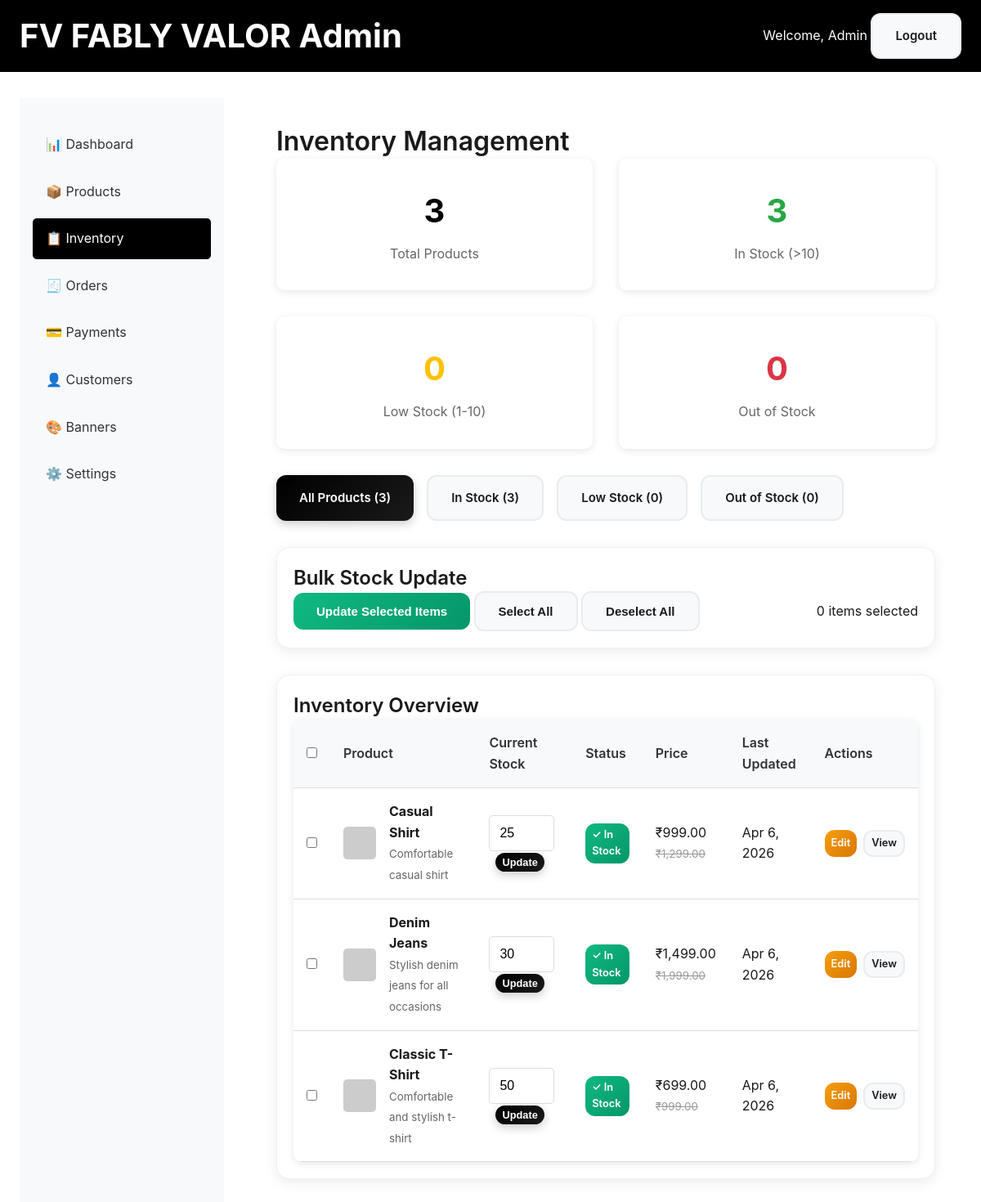
The page /admin_inventory.php (signed in) on the database its author committed.
### tables this page shows
CREATE TABLE products (
    id INT AUTO_INCREMENT PRIMARY KEY,
    title VARCHAR(255) NOT NULL,
    description TEXT,
    short_description VARCHAR(500),
    sizes JSON,
    images JSON,
    video VARCHAR(255),
    mrp_price DECIMAL(10,2) NOT NULL,
    selling_price DECIMAL(10,2) NOT NULL,
    stock_quantity INT NOT NULL DEFAULT 0,
    status ENUM('active', 'inactive') DEFAULT 'active',
    created_at TIMESTAMP DEFAULT CURRENT_TIMESTAMP,
    updated_at TIMESTAMP DEFAULT CURRENT_TIMESTAMP ON UPDATE CURRENT_TIMESTAMP
);

### config.php (called while the page is built, shortened)
<?php
class Database {
    private $host = "localhost";
    private $username = "root";
    private $password = "";
    private $database = 'dada';
    public $conn;
    public function __construct() {
        $this->conn = new mysqli($this->host, $this->username, $this->password, $this->database);
    }
    public function query($sql) {
        return $this->conn->query($sql);
    }
}
function formatPrice($price) {
    return '₹' . number_format($price, 2);
}
?>

### admin_inventory.php (the view, shortened to what this page needs)
<?php
require_once 'config.php';
$db = new Database();
$result = $db->query("SELECT * FROM products ORDER BY stock_quantity ASC, title ASC");
$products = $result->fetch_all(MYSQLI_ASSOC);
$total_products = count($products);
$in_stock = 0;
$low_stock = 0;
$out_of_stock = 0;
foreach ($products as $product) {
    if ($product['stock_quantity'] > 10) {
        $in_stock++;
    } elseif ($product['stock_quantity'] > 0) {
        $low_stock++;
    } else {
        $out_of_stock++;
    }
}
$filter = $_GET['filter'] ?? 'all';
$filtered_products = $products;
?>
<!DOCTYPE html>
<html lang="en">
<head>
    <link rel="stylesheet" href="style.css">
</head>
<body>
    <div class="admin-header">
        <div class="container">
            <div class="d-flex justify-content-between align-items-center">
                <h1>FV FABLY VALOR Admin</h1>
                <div>
                    <span>Welcome, Admin</span>
                    <a href="admin_logout.php" class="btn btn-secondary">Logout</a>
                </div>
            </div>
        </div>
    </div>
    <div class="container">
        <div class="d-flex" style="gap: 2rem;">
            <div class="admin-sidebar" style="width: 250px;">
                <ul class="admin-menu">
                    <li><a href="admin_dashboard.php">📊 Dashboard</a></li>
                    <li><a href="admin_products.php">📦 Products</a></li>
                    <li><a href="admin_inventory.php" class="active">📋 Inventory</a></li>
                    <li><a href="admin_orders.php">🧾 Orders</a></li>
                    <li><a href="admin_payments.php">💳 Payments</a></li>
                    <li><a href="admin_customers.php">👤 Customers</a></li>
                    <li><a href="admin_banners.php">🎨 Banners</a></li>
                    <li><a href="admin_settings.php">⚙️ Settings</a></li>
                </ul>
            </div>
            <div class="admin-content" style="flex: 1;">
                <h2>Inventory Management</h2>
                <div class="stats-grid mb-4">
                    <div class="stat-card">
                        <div class="stat-number"><?php echo $total_products; ?></div>
                        <div class="stat-label">Total Products</div>
                    </div>
                    <div class="stat-card">
                        <div class="stat-number" style="color: #28a745;"><?php echo $in_stock; ?></div>
                        <div class="stat-label">In Stock (>10)</div>
                    </div>
                    <div class="stat-card">
                        <div class="stat-number" style="color: #ffc107;"><?php echo $low_stock; ?></div>
                        <div class="stat-label">Low Stock (1-10)</div>
                    </div>
                    <div class="stat-card">
                        <div class="stat-number" style="color: #dc3545;"><?php echo $out_of_stock; ?></div>
                        <div class="stat-label">Out of Stock</div>
                    </div>
                </div>
                <div class="mb-4">
                    <div class="d-flex" style="gap: 1rem; flex-wrap: wrap;">
                        <a href="admin_inventory.php?filter=all" class="btn <?php echo $filter == 'all' ? 'btn-primary' : 'btn-secondary'; ?>">
                            All Products (<?php echo $total_products; ?>)
                        </a>
                        <a href="admin_inventory.php?filter=in_stock" class="btn <?php echo $filter == 'in_stock' ? 'btn-primary' : 'btn-secondary'; ?>">
                            In Stock (<?php echo $in_stock; ?>)
                        </a>
                        <a href="admin_inventory.php?filter=low_stock" class="btn <?php echo $filter == 'low_stock' ? 'btn-primary' : 'btn-secondary'; ?>">
                            Low Stock (<?php echo $low_stock; ?>)
                        </a>
                        <a href="admin_inventory.php?filter=out_of_stock" class="btn <?php echo $filter == 'out_of_stock' ? 'btn-primary' : 'btn-secondary'; ?>">
                            Out of Stock (<?php echo $out_of_stock; ?>)
                        </a>
                    </div>
                </div>
                <div class="card mb-4">
                    <div class="card-content">
                        <h3>Bulk Stock Update</h3>
                        <form method="POST" id="bulkUpdateForm">
                            <div class="d-flex justify-content-between align-items-center">
                                <div>
                                    <button type="submit" class="btn btn-success">Update Selected Items</button>
                                    <button type="button" class="btn btn-secondary" onclick="selectAll()">Select All</button>
                                    <button type="button" class="btn btn-secondary" onclick="deselectAll()">Deselect All</button>
                                </div>
                                <span id="selectedCount">0 items selected</span>
                            </div>
                        </form>
                    </div>
                </div>
                <div class="card">
                    <div class="card-content">
                        <h3>Inventory Overview</h3>
                        <table class="table">
                            <thead>
                                <tr>
                                    <th>
                                        <input type="checkbox" id="selectAllCheckbox" onchange="toggleSelectAll()">
                                    </th>
                                    <th>Product</th>
                                    <th>Current Stock</th>
                                    <th>Status</th>
                                    <th>Price</th>
                                    <th>Last Updated</th>
                                    <th>Actions</th>
                                </tr>
                            </thead>
                            <tbody>
                                <?php foreach ($filtered_products as $product): ?>
                                <tr>
                                    <td>
                                        <input type="checkbox" name="selected_products[]" value="<?php echo $product['id']; ?>" class="product-checkbox" onchange="updateSelectedCount()">
                                    </td>
                                    <td>
                                        <div class="d-flex align-items-center" style="gap: 1rem;">
                                            <?php
                                            $images = json_decode($product['images'], true);
                                            if (!empty($images)) {
                                                echo '<img src="' . htmlspecialchars($images[0]) . '" width="40" height="40" style="object-fit: cover; border-radius: 5px;">';
                                            } else {
                                                echo '<div width="40" height="40" style="background: #f0f0f0; border-radius: 5px;"></div>';
                                            }
                                            ?>
                                            <div>
                                                <strong><?php echo htmlspecialchars($product['title']); ?></strong><br>
                                                <small style="color: #666;"><?php echo htmlspecialchars($product['short_description']); ?></small>
                                            </div>
                                        </div>
                                    </td>
                                    <td>
                                        <form method="POST" style="display: inline;">
                                            <input type="number" name="quantity" value="<?php echo $product['stock_quantity']; ?>" class="form-control" style="width: 80px; display: inline-block;" min="0">
                                            <button type="submit" class="btn btn-primary" style="padding: 0.25rem 0.5rem; font-size: 0.8rem; margin-left: 0.5rem;">Update</button>
                                        </form>
                                    </td>
                                    <td>
                                        <span class="btn btn-<?php echo $product['stock_quantity'] > 10 ? 'success' : ($product['stock_quantity'] > 0 ? 'warning' : 'danger'); ?>" style="padding: 0.25rem 0.5rem; font-size: 0.8rem;">
                                            <?php
                                            if ($product['stock_quantity'] > 10) {
                                                echo '✓ In Stock';
                                            } elseif ($product['stock_quantity'] > 0) {
                                                echo '⚠ Low Stock';
                                            } else {
                                                echo '✗ Out of Stock';
                                            }
                                            ?>
                                        </span>
                                    </td>
                                    <td>
                                        <?php echo formatPrice($product['selling_price']); ?>
                                        <?php if ($product['mrp_price'] > $product['selling_price']): ?>
                                            <br><small style="text-decoration: line-through; color: #999;"><?php echo formatPrice($product['mrp_price']); ?></small>
                                        <?php endif; ?>
                                    </td>
                                    <td>
                                        <?php echo date('M j, Y', strtotime($product['updated_at'])); ?>
                                    </td>
                                    <td>
                                        <div class="d-flex" style="gap: 0.5rem;">
                                            <a href="admin_products.php?edit=<?php echo $product['id']; ?>" class="btn btn-warning" style="padding: 0.25rem 0.5rem; font-size: 0.8rem;">Edit</a>
                                            <a href="product.php?id=<?php echo $product['id']; ?>" target="_blank" class="btn btn-secondary" style="padding: 0.25rem 0.5rem; font-size: 0.8rem;">View</a>
                                        </div>
                                    </td>
                                </tr>
                                <?php endforeach; ?>
                            </tbody>
                        </table>
                    </div>
                </div>
            </div>
        </div>
    </div>
</body>
</html>

### style.css (style rules this page uses)
* { margin: 0; padding: 0; box-sizing: border-box; }
body { font-family: 'Inter', -apple-system, BlinkMacSystemFont, 'Segoe UI', Roboto, sans-serif; background: #ffffff; color: #1a1a1a; line-height: 1.6; overflow-x: hidden; }
h1 { font-size: 2.5rem; font-weight: 700; line-height: 1.2; }
h2 { font-size: 2rem; font-weight: 600; line-height: 1.3; }
h3 { font-size: 1.5rem; font-weight: 600; line-height: 1.4; }
.container { max-width: 1400px; margin: 0 auto; padding: 0 24px; }
.btn { padding: 14px 28px; border: none; border-radius: 12px; cursor: pointer; text-decoration: none; display: inline-flex; align-items: center; justify-content: center; gap: 8px; transition: all 0.3s ease; font-weight: 600; font-size: 15px; outline: none; position: relative; overflow: hidden; }
.btn::before { content: ''; position: absolute; top: 0; left: -100%; width: 100%; height: 100%; background: linear-gradient(90deg, transparent, rgba(255, 255, 255, 0.3), transparent); transition: left 0.5s ease; }
.btn-primary { background: linear-gradient(135deg, #000000 0%, #1a1a1a 100%); color: #ffffff; box-shadow: 0 4px 12px rgba(0, 0, 0, 0.2); }
.btn-secondary { background: #f8f9fa; color: #1a1a1a; border: 2px solid #e9ecef; }
.btn-success { background: linear-gradient(135deg, #10b981 0%, #059669 100%); color: #ffffff; }
.btn-warning { background: linear-gradient(135deg, #f59e0b 0%, #d97706 100%); color: #ffffff; }
.card { background: #ffffff; border-radius: 16px; box-shadow: 0 4px 16px rgba(0, 0, 0, 0.08); overflow: hidden; transition: all 0.3s ease; border: 1px solid #f0f0f0; }
.card-content { padding: 20px; }
.form-control { width: 100%; padding: 0.75rem; border: 1px solid #dddddd; border-radius: 5px; font-size: 1rem; transition: border-color 0.3s; }
.table { width: 100%; border-collapse: collapse; background: #ffffff; border-radius: 10px; overflow: hidden; box-shadow: 0 2px 10px rgba(0, 0, 0, 0.1); }
.table th, .table td { padding: 1rem; text-align: left; border-bottom: 1px solid #dddddd; }
.table th { background: #f8f9fa; font-weight: 600; color: #333333; }
.admin-header { background: #000000; color: #ffffff; padding: 1rem 0; margin-bottom: 2rem; }
.admin-sidebar { background: #f8f9fa; min-height: calc(100vh - 80px); padding: 2rem 1rem; }
.admin-menu { list-style: none; }
.admin-menu li { margin-bottom: 0.5rem; }
.admin-menu a { display: block; padding: 0.75rem 1rem; color: #333333; text-decoration: none; border-radius: 5px; transition: background 0.3s; }
.admin-menu a:hover, .admin-menu a.active { background: #000000; color: #ffffff; }
.admin-content { padding: 2rem; }
.stats-grid { display: grid; grid-template-columns: repeat(auto-fit, minmax(250px, 1fr)); gap: 2rem; margin-bottom: 2rem; }
.stat-card { background: #ffffff; padding: 2rem; border-radius: 10px; box-shadow: 0 2px 10px rgba(0, 0, 0, 0.1); text-align: center; }
.stat-number { font-size: 2.5rem; font-weight: bold; color: #000000; margin-bottom: 0.5rem; }
.stat-label { color: #666666; font-size: 1rem; }
.mb-4 { margin-bottom: 2rem; }
.d-flex { display: flex; }
.justify-content-between { justify-content: space-between; }
.align-items-center { align-items: center; }

### rows shown on the page
products: title "Casual Shirt", short_description "Comfortable casual shirt", quantity "25", shows "✓ In Stock", selling_price "₹999.00", mrp_price "₹1,299.00", updated_at "Apr 6, 2026"
products: title "Denim Jeans", short_description "Stylish denim jeans for all occasions", quantity "30", shows "✓ In Stock", selling_price "₹1,499.00", mrp_price "₹1,999.00", updated_at "Apr 6, 2026"
products: title "Classic T-Shirt", short_description "Comfortable and stylish t-shirt", quantity "50", shows "✓ In Stock", selling_price "₹699.00", mrp_price "₹999.00", updated_at "Apr 6, 2026"

### other values the page prints
$total_products "3"
$in_stock "3"
$low_stock "0"
$out_of_stock "0"
